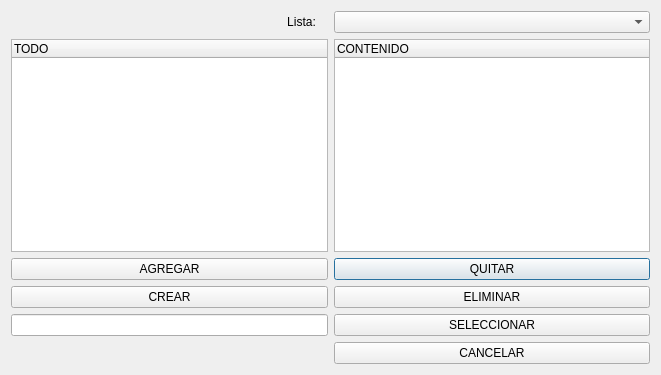
<?xml version="1.0" encoding="UTF-8"?>
<ui version="4.0">
 <class>d_listas</class>
 <widget class="QDialog" name="d_listas">
  <property name="geometry">
   <rect>
    <x>0</x>
    <y>0</y>
    <width>661</width>
    <height>375</height>
   </rect>
  </property>
  <property name="windowTitle">
   <string>Dialog</string>
  </property>
  <layout class="QGridLayout" name="gridLayout">
   <item row="2" column="0">
    <widget class="QTreeWidget" name="t_todo">
     <column>
      <property name="text">
       <string>TODO</string>
      </property>
     </column>
    </widget>
   </item>
   <item row="4" column="2">
    <widget class="QPushButton" name="b_quitar">
     <property name="text">
      <string>QUITAR</string>
     </property>
    </widget>
   </item>
   <item row="2" column="2">
    <widget class="QTreeWidget" name="t_lista">
     <property name="selectionMode">
      <enum>QAbstractItemView::SingleSelection</enum>
     </property>
     <column>
      <property name="text">
       <string>CONTENIDO</string>
      </property>
     </column>
    </widget>
   </item>
   <item row="7" column="0">
    <widget class="QPushButton" name="b_crear">
     <property name="text">
      <string>CREAR</string>
     </property>
    </widget>
   </item>
   <item row="9" column="2">
    <widget class="QPushButton" name="b_cancelar">
     <property name="text">
      <string>CANCELAR</string>
     </property>
    </widget>
   </item>
   <item row="1" column="2">
    <widget class="QComboBox" name="cb_lista"/>
   </item>
   <item row="1" column="0">
    <widget class="QLabel" name="label">
     <property name="text">
      <string>                                                                                   Lista:</string>
     </property>
    </widget>
   </item>
   <item row="4" column="0">
    <widget class="QPushButton" name="b_agregar">
     <property name="text">
      <string>AGREGAR</string>
     </property>
    </widget>
   </item>
   <item row="7" column="2">
    <widget class="QPushButton" name="b_eliminar">
     <property name="text">
      <string>ELIMINAR</string>
     </property>
    </widget>
   </item>
   <item row="8" column="2">
    <widget class="QPushButton" name="b_seleccionar">
     <property name="text">
      <string>SELECCIONAR</string>
     </property>
    </widget>
   </item>
   <item row="8" column="0">
    <widget class="QLineEdit" name="lin_crear"/>
   </item>
  </layout>
 </widget>
 <resources/>
 <connections/>
</ui>
